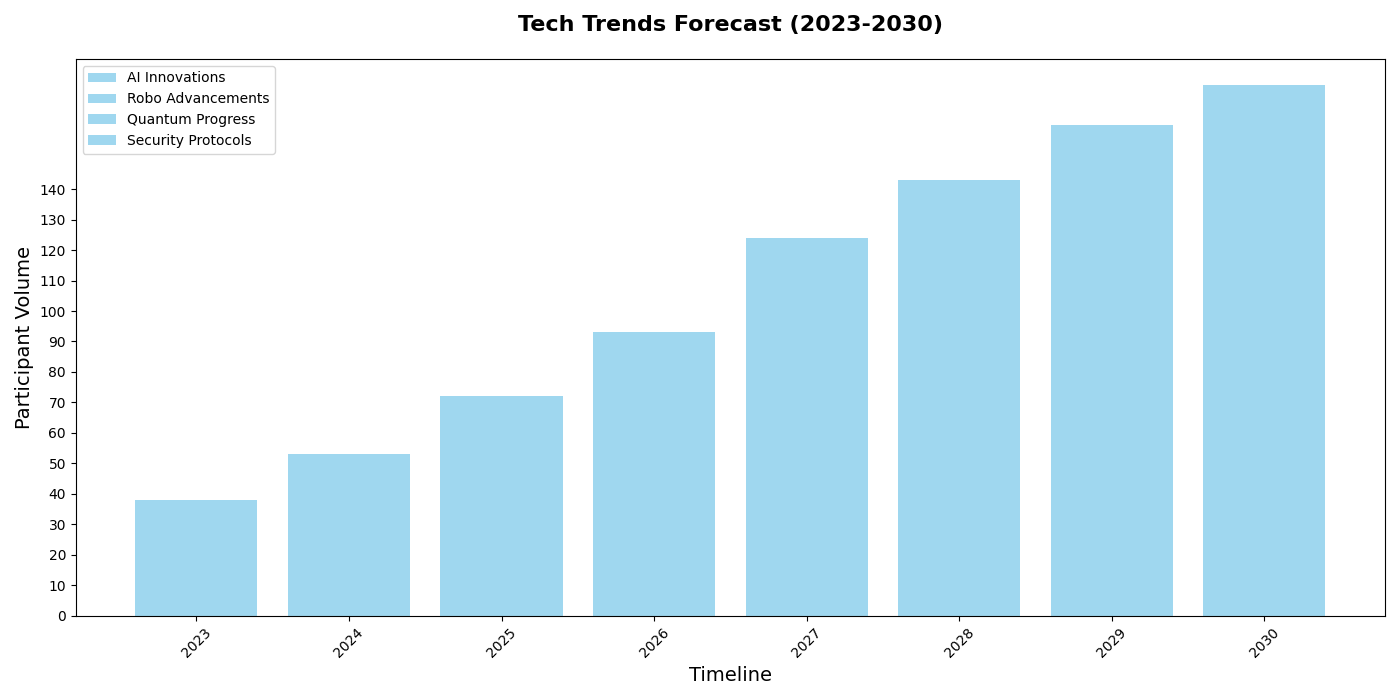

Recreate this plot in Python.
import matplotlib.pyplot as plt
import numpy as np

years = np.arange(2023, 2031)
ai_exhibitors = [15, 20, 25, 30, 38, 42, 45, 48]
robotics_exhibitors = [10, 15, 22, 28, 37, 41, 44, 47]
quantum_exhibitors = [5, 8, 12, 18, 27, 32, 39, 43]
cybersecurity_exhibitors = [8, 10, 13, 17, 22, 28, 33, 36]

robotics_cumulative = np.array(ai_exhibitors) + np.array(robotics_exhibitors)
quantum_cumulative = robotics_cumulative + np.array(quantum_exhibitors)
cybersecurity_cumulative = quantum_cumulative + np.array(cybersecurity_exhibitors)

fig, ax = plt.subplots(figsize=(14, 7))

# Changed all colors to 'skyblue'
ax.bar(years, ai_exhibitors, label='AI Innovations', color='skyblue', alpha=0.8)
ax.bar(years, robotics_exhibitors, bottom=ai_exhibitors, label='Robo Advancements', color='skyblue', alpha=0.8)
ax.bar(years, quantum_exhibitors, bottom=robotics_cumulative, label='Quantum Progress', color='skyblue', alpha=0.8)
ax.bar(years, cybersecurity_exhibitors, bottom=quantum_cumulative, label='Security Protocols', color='skyblue', alpha=0.8)

ax.set_title('Tech Trends Forecast (2023-2030)', fontsize=16, fontweight='bold', pad=20)
ax.set_xlabel('Timeline', fontsize=14)
ax.set_ylabel('Participant Volume', fontsize=14)

ax.set_xticks(years)
ax.set_xticklabels(years, rotation=45)
ax.set_yticks(np.arange(0, 150, step=10))

plt.tight_layout()
plt.legend()
plt.show()
